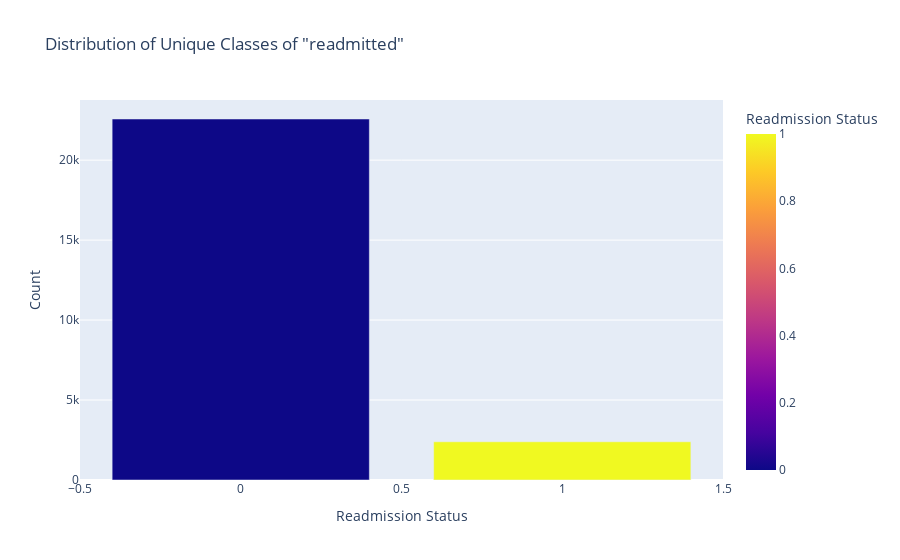

Notebook source saved alongside this figure:
### Markdown cell above
#### Plot the distribution of unique classes of the target variable, i.e., readmitted.

### Code cell
import plotly.express as px

# Create a DataFrame with counts of each unique class of 'readmitted'
readmitted_counts = df['readmitted'].value_counts().reset_index()
readmitted_counts.columns = ['Readmission Status', 'Count']

# Create an interactive bar chart using Plotly
fig = px.bar(readmitted_counts, x='Readmission Status', y='Count', color='Readmission Status',
             title='Distribution of Unique Classes of "readmitted"',
             labels={'Count': 'Count'},
             color_discrete_map={'NO': 'lightblue', '>30': 'lightgreen', '<30': 'lightcoral'})

fig.show()

### Figure 1 — Plotly figure (JSON) as saved in the notebook; plotly's stock layout.template omitted (floating-point values rounded to 4 significant figures)
{"data": [{"alignmentgroup": "True", "hovertemplate": "Readmission Status=%{marker.color}<br>Count=%{y}<extra></extra>", "legendgroup": "", "marker": {"color": [0, 1], "coloraxis": "coloraxis", "pattern": {"shape": ""}}, "name": "", "offsetgroup": "", "orientation": "v", "showlegend": false, "textposition": "auto", "type": "bar", "x": [0, 1], "xaxis": "x", "y": [22573, 2389], "yaxis": "y"}], "layout": {"barmode": "relative", "coloraxis": {"colorbar": {"title": {"text": "Readmission Status"}}, "colorscale": [[0, "#0d0887"], [0.1111, "#46039f"], [0.2222, "#7201a8"], [0.3333, "#9c179e"], [0.4444, "#bd3786"], [0.5556, "#d8576b"], [0.6667, "#ed7953"], [0.7778, "#fb9f3a"], [0.8889, "#fdca26"], [1, "#f0f921"]]}, "legend": {"tracegroupgap": 0}, "title": {"text": "Distribution of Unique Classes of \"readmitted\""}, "xaxis": {"anchor": "y", "domain": [0, 1], "title": {"text": "Readmission Status"}}, "yaxis": {"anchor": "x", "domain": [0, 1], "title": {"text": "Count"}}}}
